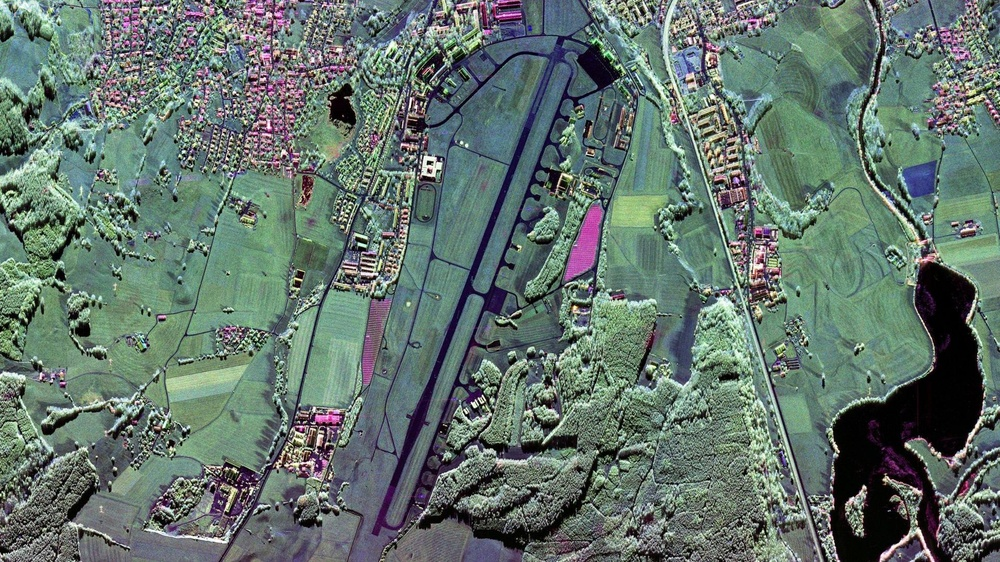
//> input picture noice_reduction/input.jpeg, 1000 x 562 px, shrunk from 1920 x 1080 before the run
$ ./noice_reduction   (built with g++ and OpenCV 4)
//> lines starting //> are read from the running program, lines starting //| are printed output that depends on the picture; after the words box and inside, x2 and y2 are one past the last pixel; in counts of white or black regions, pixels touching at a corner belong together
#include <opencv2/opencv.hpp>
#include <iostream>
#include <vector>

using namespace cv;
using namespace std;

// Function to apply Gaussian Blur
Mat applyGaussianBlur(const Mat& inputImage, int kernelSize, double sigma) {
    Mat blurredImage;
    GaussianBlur(inputImage, blurredImage, Size(kernelSize, kernelSize), sigma);
    return blurredImage;
}

// Function to apply Unsharp Masking
Mat applyUnsharpMask(const Mat& inputImage, const Mat& blurredImage, double alpha) {
    Mat mask, sharpenedImage;
    mask = inputImage - blurredImage;
    sharpenedImage = inputImage + alpha * mask;
    return sharpenedImage;
}

// Function to enhance contrast using Histogram Equalization
Mat enhanceContrast(const Mat& inputImage) {
    Mat equalizedImage;
    equalizeHist(inputImage, equalizedImage);
    return equalizedImage;
}

// Function to calculate Otsu's threshold
double calculateOtsuThreshold(const Mat& inputImage) {
    int histSize = 256; // Grayscale image has 256 intensity levels
    float range[] = { 0, 256 };
    const float* histRange = { range };
    Mat hist;
    calcHist(&inputImage, 1, 0, Mat(), hist, 1, &histSize, &histRange);

    int totalPixels = inputImage.rows * inputImage.cols;
    vector<float> histData(histSize);
    for (int i = 0; i < histSize; ++i) {
        histData[i] = hist.at<float>(i);
    }

    float sum = 0, sumB = 0, weightB = 0, weightF = 0, maxVariance = 0;
    double threshold = 0;

    for (int i = 0; i < histSize; ++i) {
        sum += i * histData[i];
    }

    for (int i = 0; i < histSize; ++i) {
        weightB += histData[i];
        if (weightB == 0) continue;
        weightF = totalPixels - weightB;
        if (weightF == 0) break;

        sumB += i * histData[i];
        float meanB = sumB / weightB;
        float meanF = (sum - sumB) / weightF;
        float betweenClassVariance = weightB * weightF * (meanB - meanF) * (meanB - meanF);

        if (betweenClassVariance > maxVariance) {
            maxVariance = betweenClassVariance;
            threshold = i;
        }
    }
    return threshold;
}

// Function to apply Otsu's binary thresholding
Mat applyOtsuThresholding(const Mat& inputImage, double otsuThreshold) {
    Mat binaryImage;
    threshold(inputImage, binaryImage, otsuThreshold, 255, THRESH_BINARY);
    return binaryImage;
}

// Main function
int main() {
    // Load the SAR image in grayscale
    string imagePath = "input.jpeg"; // Replace with your image path
    Mat originalImage = imread(imagePath, IMREAD_GRAYSCALE);
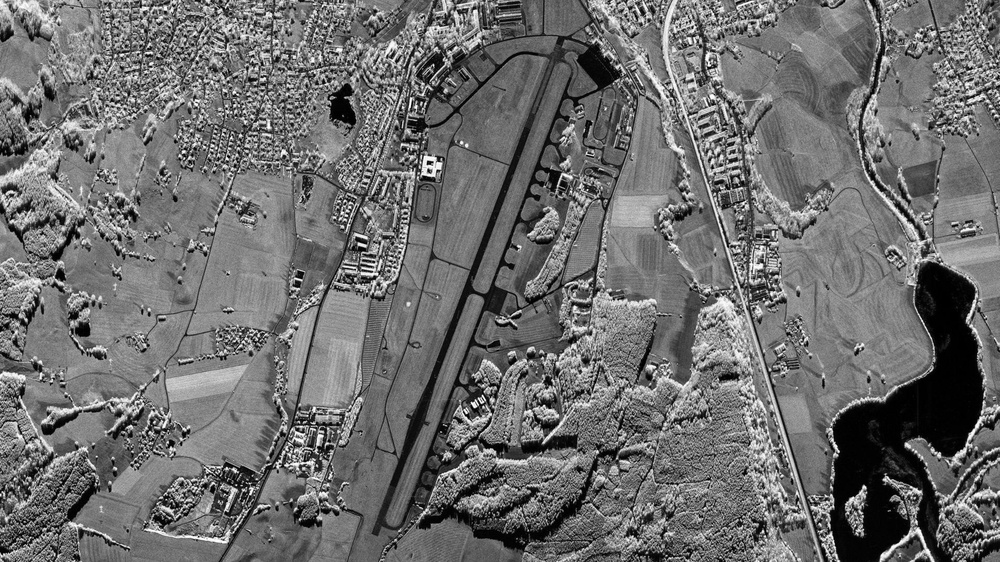
//> originalImage: 562 rows x 1000 cols, CV_8UC1; min 0, max 255, mean 110.3
    if (originalImage.empty()) {
        cout << "Error: Could not load the image!" << endl;
        return -1;
    }

    // Step 1: Apply Gaussian Blur
    int kernelSize = 5; // Kernel size for Gaussian Blur
    double sigma = 1.0; // Standard deviation for Gaussian Blur
    Mat blurredImage = applyGaussianBlur(originalImage, kernelSize, sigma);

    // Step 2: Apply Unsharp Masking
    double alpha = 1.5; // Weight for unsharp masking
    Mat sharpenedImage = applyUnsharpMask(originalImage, blurredImage, alpha);
//> in applyUnsharpMask, `mask = inputImage - blurredImage;`:
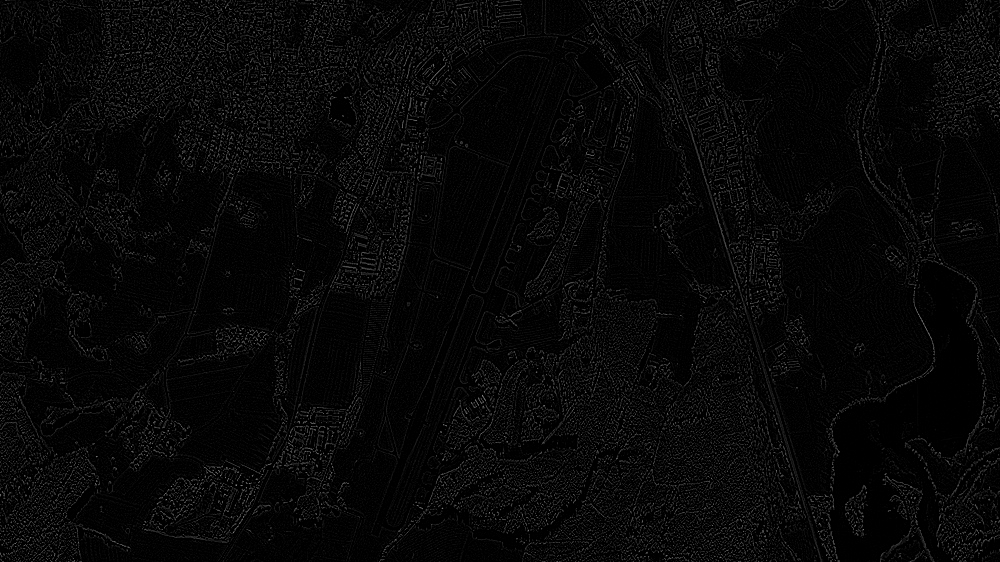
//> mask: 562 rows x 1000 cols, CV_8UC1; min 0, max 139, mean 7.3
//> in applyUnsharpMask, `sharpenedImage = inputImage + alpha * mask;`:
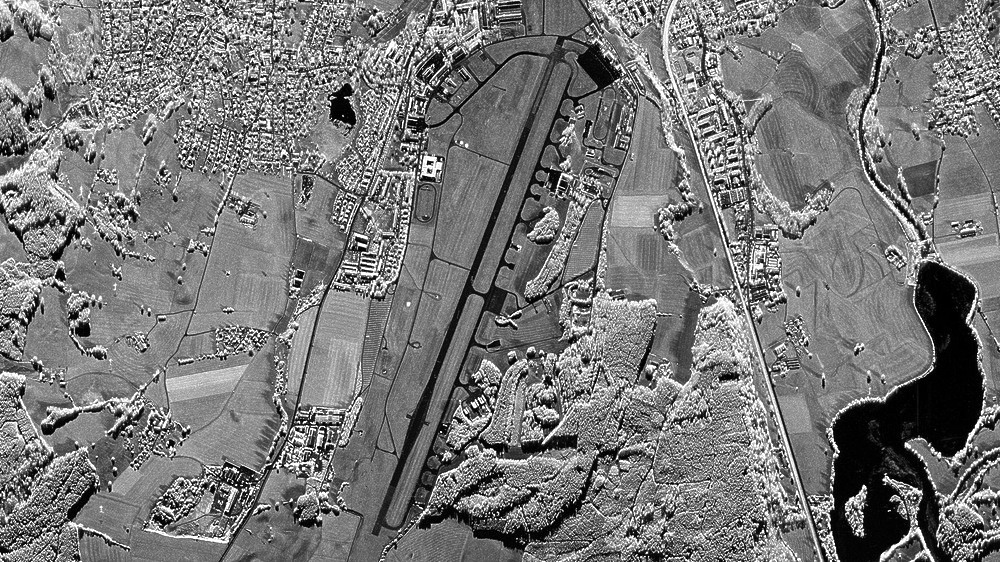
//> sharpenedImage: 562 rows x 1000 cols, CV_8UC1; min 0, max 255, mean 119.9

    // Step 3: Enhance Contrast
    Mat contrastImage = enhanceContrast(sharpenedImage);
//> in enhanceContrast, `equalizeHist(inputImage, equalizedImage);`:
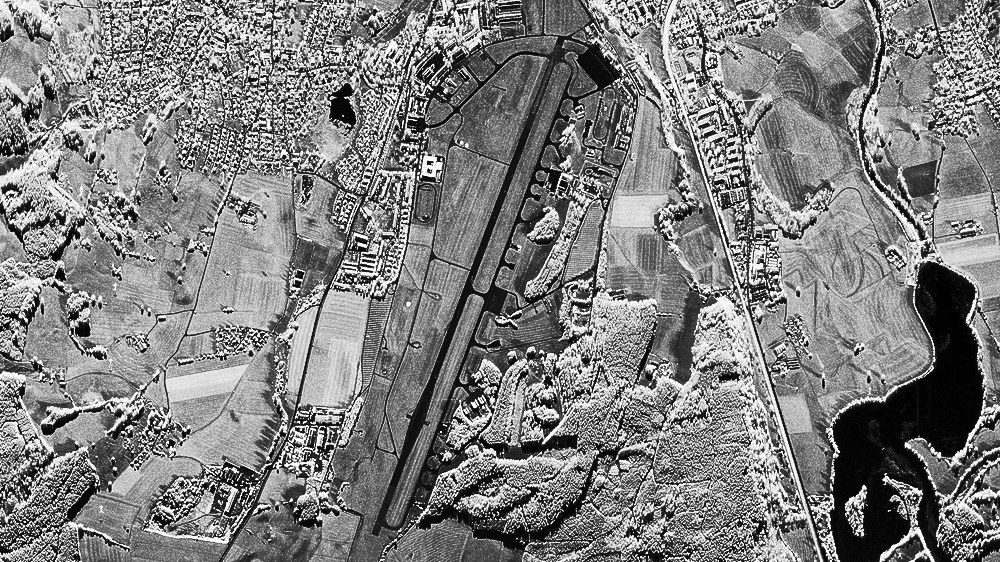
//> equalizedImage: 562 rows x 1000 cols, CV_8UC1; min 0, max 255, mean 127.7

    // Step 4: Calculate Otsu's Threshold
    double otsuThreshold = calculateOtsuThreshold(contrastImage);
//> in calculateOtsuThreshold, `calcHist(&inputImage, 1, 0, Mat(), hist, 1, &histSize, &histRange);`: hist = 256 values, max 22052 at index 255, min 0 at index 1, mean 2195.3
//> after the loop in calculateOtsuThreshold, `for (int i = 0; i < histSize; ++i)`: histData has the same summary as hist
//> the loop in calculateOtsuThreshold, `for (int i = 0; i < histSize; ++i)` made 256 passes
//> sum on passes 1 to 3: 0, 0, 9864
//> after the loop in calculateOtsuThreshold, `for (int i = 0; i < histSize; ++i)`: sum = 71786520
//> the loop in calculateOtsuThreshold, `for (int i = 0; i < histSize; ++i)` made 256 passes
//> (weightB, weightF, sumB, meanB, meanF, maxVariance) on passes 1, 3, 5, 6, 8, 9, 10, 11, 12, 13, 14, 15: (2953, 559047, 0, 0, 128.4, 2.72e+13), (7885, 554115, 9864, 1.25, 129.5, 7.19e+13), (11461, 550539, 24168, 2.11, 130.3, 1.04e+14), (14361, 547639, 38668, 2.69, 131, 1.3e+14), (17855, 544145, 63126, 3.54, 131.8, 1.6e+14), (19684, 542316, 77758, 3.95, 132.2, 1.76e+14), (22215, 539785, 100537, 4.53, 132.8, 1.97e+14), (25847, 536153, 136857, 5.29, 133.6, 2.28e+14), (27424, 534576, 154204, 5.62, 134, 2.42e+14), (29171, 532829, 175168, 6, 134.4, 2.56e+14), (32292, 529708, 215741, 6.68, 135.1, 2.82e+14), (33695, 528305, 235383, 6.99, 135.4, 2.94e+14)

    // Step 5: Apply Otsu's Binary Thresholding
    Mat binaryImage = applyOtsuThresholding(contrastImage, otsuThreshold);
//> in applyOtsuThresholding, `threshold(inputImage, binaryImage, otsuThreshold, 255, THRESH_BINARY);`:
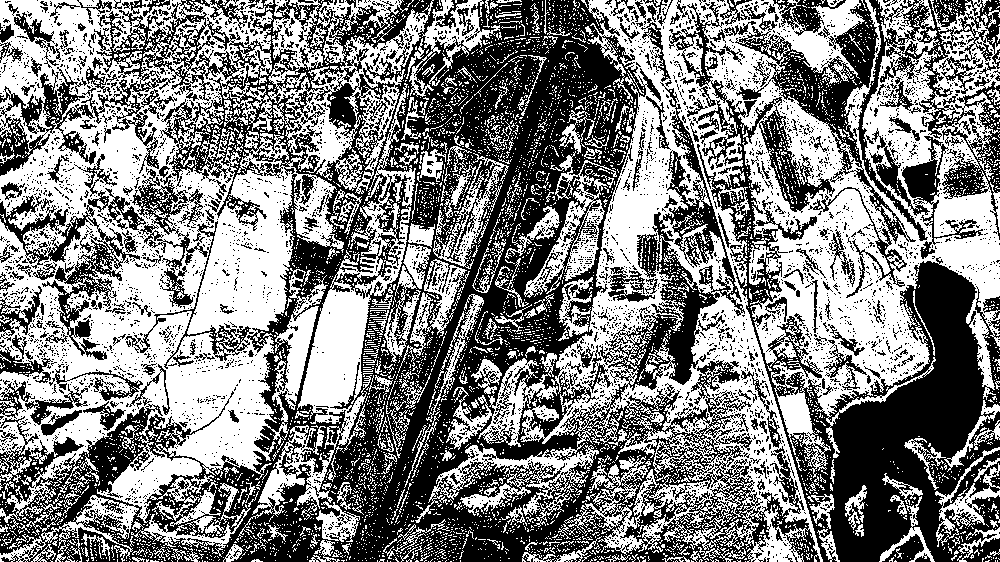
//> binaryImage: 562 rows x 1000 cols, CV_8UC1; 50.8% white; 4270 black regions (4008 under 20 px), largest, box (x1, y1, x2, y2) and area: (0, 0, 820, 562) 168220, (669, 2, 1000, 562) 43304, (735, 0, 1000, 298) 17818

    // Display results
    imshow("Original Image", originalImage);
    imshow("Blurred Image", blurredImage);
    imshow("Sharpened Image", sharpenedImage);
    imshow("Contrast Enhanced Image", contrastImage);
    imshow("Binary Image", binaryImage);

    // Save results
    imwrite("blurred_image.png", blurredImage);
    imwrite("sharpened_image.png", sharpenedImage);
    imwrite("contrast_image.png", contrastImage);
    imwrite("binary_image.png", binaryImage);

    waitKey(0);
    return 0;
}
